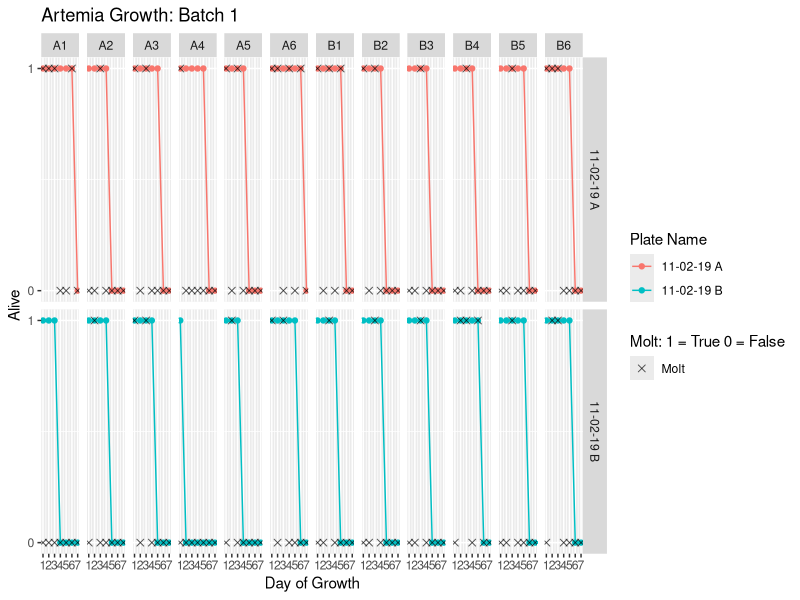
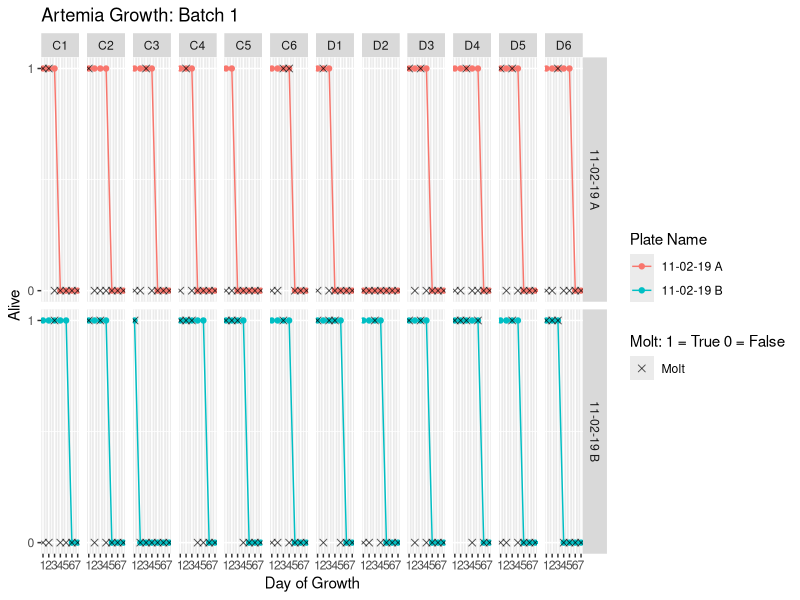
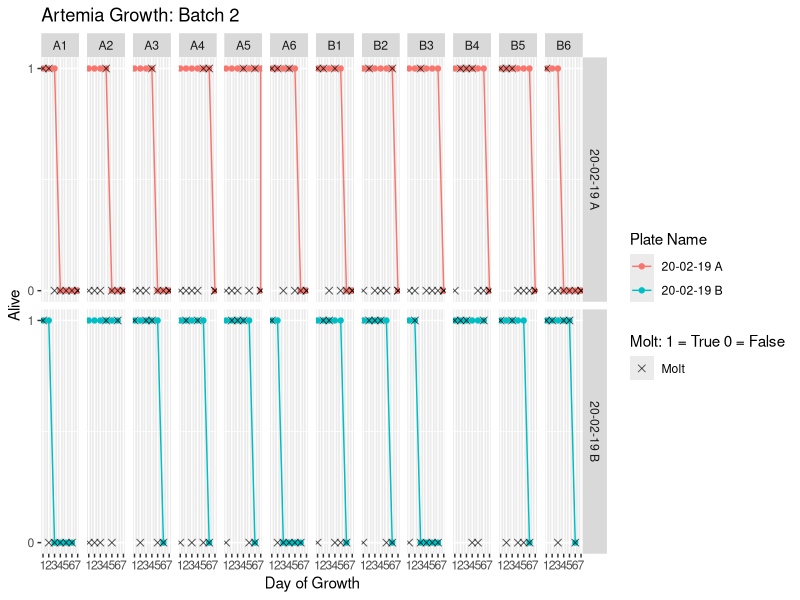
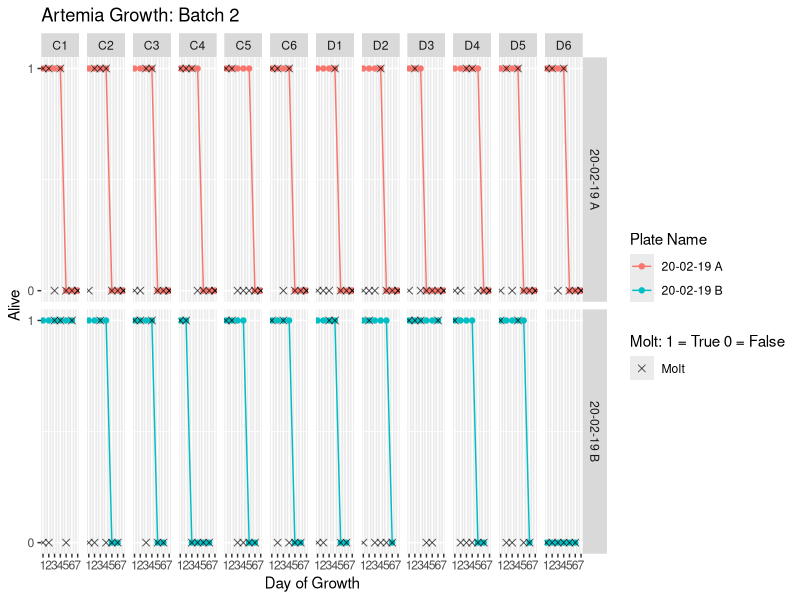
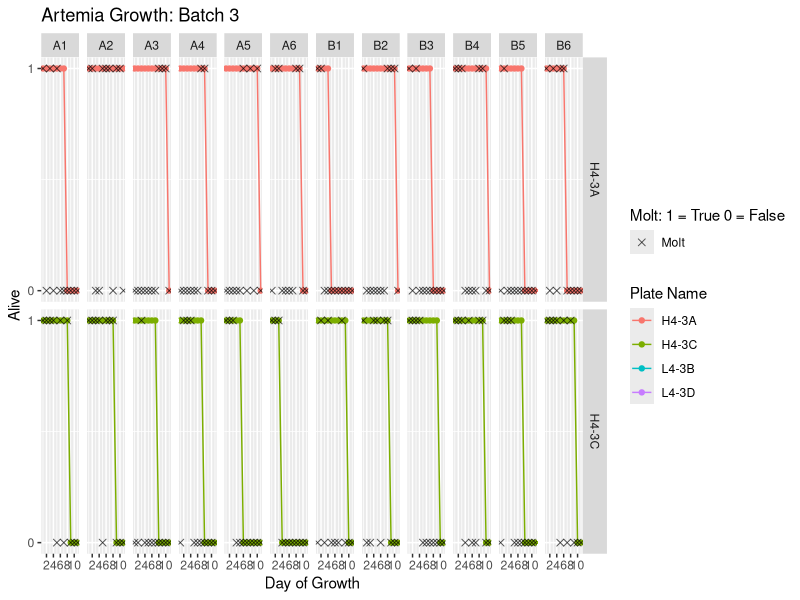
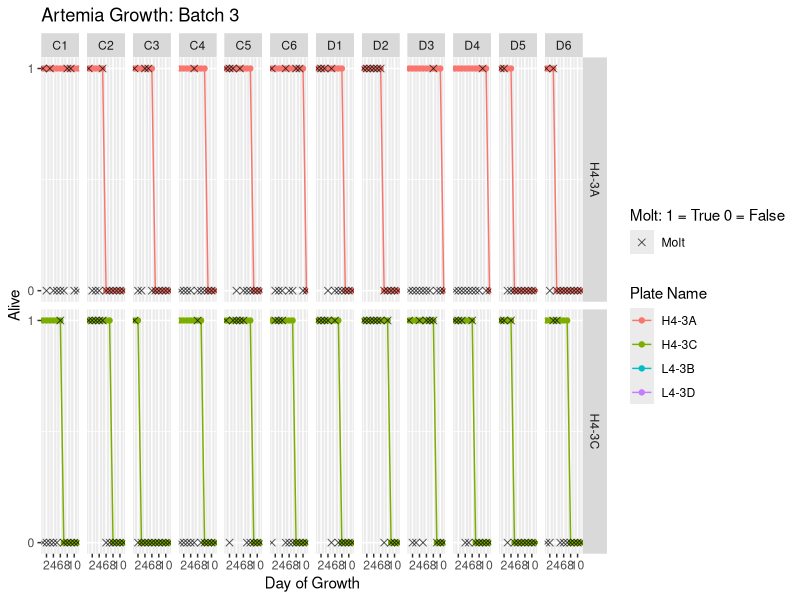
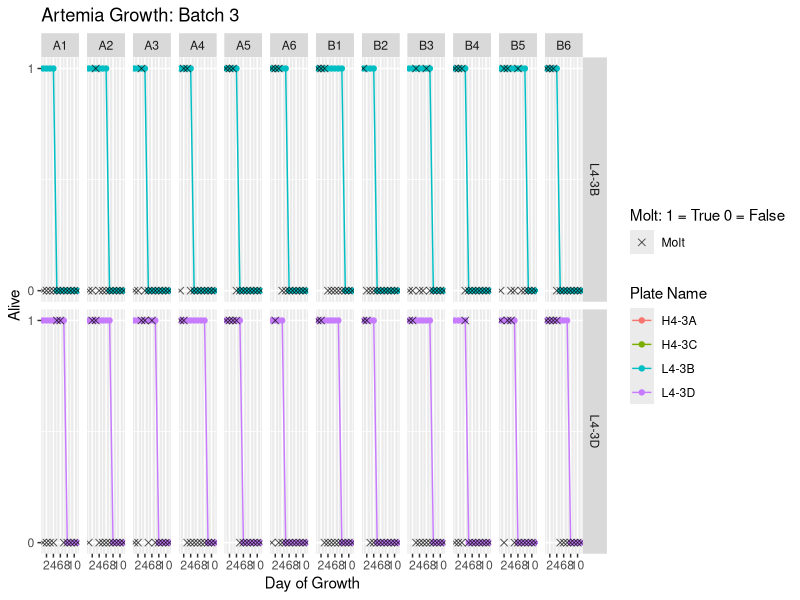
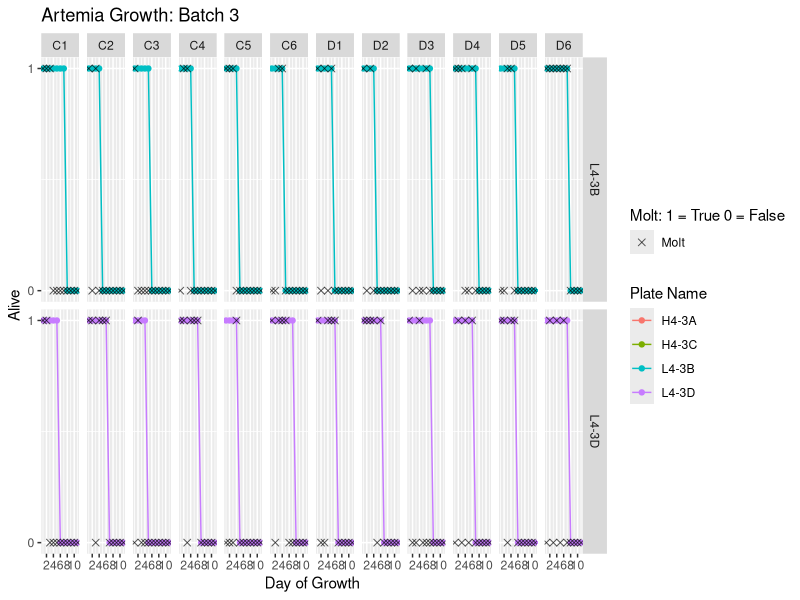

Reproduce these figures in R, in order.
# Importating Libraries
library(tidyverse)
library(ggforce)

df = read.csv("batch_1.csv")

## Make file for each set of runs, make graphs for those ##


p1 = df %>%
  ggplot(aes(x =Day)) + geom_point(aes(y = Alive, color = Plate)) +
  geom_line( aes(y = Alive, color = Plate)) + 
  facet_grid_paginate(Plate~Well, nrow = 2, ncol = 12) +  
  labs(title = "Artemia Growth: Batch 1", fill = "Molt: 1 = True 0 = False",
       color = "Plate Name", x = "Day of Growth") +
  geom_point(aes(y = Molted, fill = 'Molt'), shape = 4, size = 2, alpha = .65) +
  scale_y_continuous(breaks = c(0,1)) + scale_x_continuous(breaks = c(1,2,3,4,5,6,7))

p2 = df %>%
  ggplot(aes(x =Day)) + geom_point(aes(y = Alive, color = Plate)) +
  geom_line( aes(y = Alive, color = Plate)) + 
  facet_grid_paginate(Plate~Well, nrow = 2, ncol = 12, page = 2) +  
  labs(title = "Artemia Growth: Batch 1", fill = "Molt: 1 = True 0 = False",
       color = "Plate Name", x = "Day of Growth") +
  geom_point(aes(y = Molted, fill = 'Molt'), shape = 4, size = 2, alpha = .65) +
  scale_y_continuous(breaks = c(0,1)) + scale_x_continuous(breaks = c(1,2,3,4,5,6,7))

ggsave("./batch1_plot.png", plot = p1, width = 10, height = 5, units = "in", dpi = 300)
ggsave("./batch1_plot2.png", plot = p2, width = 10, height = 5, units = "in", dpi = 300)

df2 = read.csv("batch_2.csv")

p1 = df2 %>%
  ggplot(aes(x =Day)) + geom_point(aes(y = Alive, color = Plate)) +
  geom_line( aes(y = Alive, color = Plate)) + 
  facet_grid_paginate(Plate~Well, nrow = 2, ncol = 12) +  
  labs(title = "Artemia Growth: Batch 2", fill = "Molt: 1 = True 0 = False",
       color = "Plate Name", x = "Day of Growth") +
  geom_point(aes(y = Molted, fill = 'Molt'), shape = 4, size = 2, alpha = .65) +
  scale_y_continuous(breaks = c(0,1)) + scale_x_continuous(breaks = c(1,2,3,4,5,6,7))

p2 = df2 %>%
  ggplot(aes(x =Day)) + geom_point(aes(y = Alive, color = Plate)) +
  geom_line( aes(y = Alive, color = Plate)) + 
  facet_grid_paginate(Plate~Well, nrow = 2, ncol = 12, page = 2) +  
  labs(title = "Artemia Growth: Batch 2", fill = "Molt: 1 = True 0 = False",
       color = "Plate Name", x = "Day of Growth") +
  geom_point(aes(y = Molted, fill = 'Molt'), shape = 4, size = 2, alpha = .65) +
  scale_y_continuous(breaks = c(0,1)) + scale_x_continuous(breaks = c(1,2,3,4,5,6,7))

ggsave("./batch2_plot.png", plot = p1, width = 10, height = 5, units = "in", dpi = 300)
ggsave("./batch2_plot2.png", plot = p2, width = 10, height = 5, units = "in", dpi = 300)

df3 = read.csv("batch_3.csv")

p1 = df3 %>%
  ggplot(aes(x =Day)) + geom_point(aes(y = Alive, color = Plate)) +
  geom_line( aes(y = Alive, color = Plate)) + 
  facet_grid_paginate(Plate~Well, nrow = 2, ncol = 12) +  
  labs(title = "Artemia Growth: Batch 3", fill = "Molt: 1 = True 0 = False",
       color = "Plate Name", x = "Day of Growth") +
  geom_point(aes(y = Molted, fill = 'Molt'), shape = 4, size = 2, alpha = .65) +
  scale_y_continuous(breaks = c(0,1)) + scale_x_continuous(breaks = c(2,4,6,8,10))

p2 = df3 %>%
  ggplot(aes(x =Day)) + geom_point(aes(y = Alive, color = Plate)) +
  geom_line( aes(y = Alive, color = Plate)) + 
  facet_grid_paginate(Plate~Well, nrow = 2, ncol = 12, page = 2) +  
  labs(title = "Artemia Growth: Batch 3", fill = "Molt: 1 = True 0 = False",
       color = "Plate Name", x = "Day of Growth") +
  geom_point(aes(y = Molted, fill = 'Molt'), shape = 4, size = 2, alpha = .65) +
  scale_y_continuous(breaks = c(0,1)) + scale_x_continuous(breaks = c(2,4,6,8,10))

p3 = df3 %>%
  ggplot(aes(x =Day)) + geom_point(aes(y = Alive, color = Plate)) +
  geom_line( aes(y = Alive, color = Plate)) + 
  facet_grid_paginate(Plate~Well, nrow = 2, ncol = 12, page = 3) +  
  labs(title = "Artemia Growth: Batch 3", fill = "Molt: 1 = True 0 = False",
       color = "Plate Name", x = "Day of Growth") +
  geom_point(aes(y = Molted, fill = 'Molt'), shape = 4, size = 2, alpha = .65) +
  scale_y_continuous(breaks = c(0,1)) + scale_x_continuous(breaks = c(2,4,6,8,10))

p4 = df3 %>%
  ggplot(aes(x =Day)) + geom_point(aes(y = Alive, color = Plate)) +
  geom_line( aes(y = Alive, color = Plate)) + 
  facet_grid_paginate(Plate~Well, nrow = 2, ncol = 12, page = 4) +  
  labs(title = "Artemia Growth: Batch 3", fill = "Molt: 1 = True 0 = False",
       color = "Plate Name", x = "Day of Growth") +
  geom_point(aes(y = Molted, fill = 'Molt'), shape = 4, size = 2, alpha = .65) +
  scale_y_continuous(breaks = c(0,1)) + scale_x_continuous(breaks = c(2,4,6,8,10))

ggsave("./batch3_plot.png", plot = p1, width = 10, height = 5, units = "in", dpi = 300)
ggsave("./batch3_plot2.png", plot = p2, width = 10, height = 5, units = "in", dpi = 300)
ggsave("./batch3_plot3.png", plot = p3, width = 10, height = 5, units = "in", dpi = 300)
ggsave("./batch3_plot4.png", plot = p4, width = 10, height = 5, units = "in", dpi = 300)


df4 = read.csv("batch_4.csv")

p1 = df4 %>%
  ggplot(aes(x =Day)) + geom_point(aes(y = Alive, color = Plate)) +
  geom_line( aes(y = Alive, color = Plate)) + 
  facet_grid_paginate(Plate~Well, nrow = 2, ncol = 12) +  
  labs(title = "Artemia Growth: Batch 4", fill = "Molt: 1 = True 0 = False",
       color = "Plate Name", x = "Day of Growth") +
  geom_point(aes(y = Molted, fill = 'Molt'), shape = 4, size = 2, alpha = .65) +
  scale_y_continuous(breaks = c(0,1)) + scale_x_continuous(breaks = c(4,8,12))

p2 = df4 %>%
  ggplot(aes(x =Day)) + geom_point(aes(y = Alive, color = Plate)) +
  geom_line( aes(y = Alive, color = Plate)) + 
  facet_grid_paginate(Plate~Well, nrow = 2, ncol = 12, page = 2) +  
  labs(title = "Artemia Growth: Batch 4", fill = "Molt: 1 = True 0 = False",
       color = "Plate Name", x = "Day of Growth") +
  geom_point(aes(y = Molted, fill = 'Molt'), shape = 4, size = 2, alpha = .65) +
  scale_y_continuous(breaks = c(0,1)) + scale_x_continuous(breaks = c(4,8,12))

p3 = df4 %>%
  ggplot(aes(x =Day)) + geom_point(aes(y = Alive, color = Plate)) +
  geom_line( aes(y = Alive, color = Plate)) + 
  facet_grid_paginate(Plate~Well, nrow = 2, ncol = 12, page = 3) +  
  labs(title = "Artemia Growth: Batch 4", fill = "Molt: 1 = True 0 = False",
       color = "Plate Name", x = "Day of Growth") +
  geom_point(aes(y = Molted, fill = 'Molt'), shape = 4, size = 2, alpha = .65) +
  scale_y_continuous(breaks = c(0,1)) + scale_x_continuous(breaks = c(4,8,12))

p4 = df4 %>%
  ggplot(aes(x =Day)) + geom_point(aes(y = Alive, color = Plate)) +
  geom_line( aes(y = Alive, color = Plate)) + 
  facet_grid_paginate(Plate~Well, nrow = 2, ncol = 12, page = 4) +  
  labs(title = "Artemia Growth: Batch 4", fill = "Molt: 1 = True 0 = False",
       color = "Plate Name", x = "Day of Growth") +
  geom_point(aes(y = Molted, fill = 'Molt'), shape = 4, size = 2, alpha = .65) +
  scale_y_continuous(breaks = c(0,1)) + scale_x_continuous(breaks = c(4,8,12))

ggsave("./batch4_plot.png", plot = p1, width = 10, height = 5, units = "in", dpi = 300)
ggsave("./batch4_plot2.png", plot = p2, width = 10, height = 5, units = "in", dpi = 300)
ggsave("./batch4_plot3.png", plot = p3, width = 10, height = 5, units = "in", dpi = 300)
ggsave("./batch4_plot4.png", plot = p4, width = 10, height = 5, units = "in", dpi = 300)

df5 = read.csv("batch_5.csv")

p1 = df5 %>%
  ggplot(aes(x =Day)) + geom_point(aes(y = Alive, color = Plate)) +
  geom_line( aes(y = Alive, color = Plate)) + 
  facet_grid_paginate(Plate~Well, nrow = 2, ncol = 12) +  
  labs(title = "Artemia Growth: Batch 5", fill = "Molt: 1 = True 0 = False",
       color = "Plate Name", x = "Day of Growth") +
  geom_point(aes(y = Molted, fill = 'Molt'), shape = 4, size = 2, alpha = .65) +
  scale_y_continuous(breaks = c(0,1)) + scale_x_continuous(breaks = c(4,8,12))

p2 = df5 %>%
  ggplot(aes(x =Day)) + geom_point(aes(y = Alive, color = Plate)) +
  geom_line( aes(y = Alive, color = Plate)) + 
  facet_grid_paginate(Plate~Well, nrow = 2, ncol = 12, page = 2) +  
  labs(title = "Artemia Growth: Batch 5", fill = "Molt: 1 = True 0 = False",
       color = "Plate Name", x = "Day of Growth") +
  geom_point(aes(y = Molted, fill = 'Molt'), shape = 4, size = 2, alpha = .65) +
  scale_y_continuous(breaks = c(0,1)) + scale_x_continuous(breaks = c(4,8,12))

ggsave("./batch5_plot.png", plot = p1, width = 10, height = 5, units = "in", dpi = 300)
ggsave("./batch5_plot2.png", plot = p2, width = 10, height = 5, units = "in", dpi = 300)

df6 = read.csv("batch_6.csv")

p1 = df6 %>%
  ggplot(aes(x =Day)) + geom_point(aes(y = Alive, color = Plate)) +
  geom_line( aes(y = Alive, color = Plate)) + 
  facet_grid_paginate(Plate~Well, nrow = 2, ncol = 12) +  
  labs(title = "Artemia Growth: Batch 6", fill = "Molt: 1 = True 0 = False",
       color = "Plate Name", x = "Day of Growth") +
  geom_point(aes(y = Molted, fill = 'Molt'), shape = 4, size = 2, alpha = .65) +
  scale_y_continuous(breaks = c(0,1)) + scale_x_continuous(breaks = c(4,8,12,16,20))

p2 = df6 %>%
  ggplot(aes(x =Day)) + geom_point(aes(y = Alive, color = Plate)) +
  geom_line( aes(y = Alive, color = Plate)) + 
  facet_grid_paginate(Plate~Well, nrow = 2, ncol = 12, page = 2) +  
  labs(title = "Artemia Growth: Batch 6", fill = "Molt: 1 = True 0 = False",
       color = "Plate Name", x = "Day of Growth") +
  geom_point(aes(y = Molted, fill = 'Molt'), shape = 4, size = 2, alpha = .65) +
  scale_y_continuous(breaks = c(0,1)) + scale_x_continuous(breaks = c(4,8,12,16,20))

ggsave("./batch6_plot.png", plot = p1, width = 10, height = 5, units = "in", dpi = 300)
ggsave("./batch6_plot2.png", plot = p2, width = 10, height = 5, units = "in", dpi = 300)


df = read.csv("batch_7.csv")

p1 = df %>%
  ggplot(aes(x =Day)) + geom_point(aes(y = Alive, color = Plate)) +
  geom_line( aes(y = Alive, color = Plate)) + 
  facet_grid_paginate(Plate~Well, nrow = 2, ncol = 6) +  
  labs(title = "Artemia Growth: Batch 7", fill = "Molt: 1 = True 0 = False",
       color = "Plate Name", x = "Day of Growth") +
  geom_point(aes(y = Molted, fill = 'Molt'), shape = 4, size = 2, alpha = .65) +
  scale_y_continuous(breaks = c(0,1)) + scale_x_continuous(breaks = c(4,8,12,16,20))

p2 = df %>%
  ggplot(aes(x =Day)) + geom_point(aes(y = Alive, color = Plate)) +
  geom_line( aes(y = Alive, color = Plate)) + 
  facet_grid_paginate(Plate~Well, nrow = 2, ncol = 6, page = 2) +  
  labs(title = "Artemia Growth: Batch 7", fill = "Molt: 1 = True 0 = False",
       color = "Plate Name", x = "Day of Growth") +
  geom_point(aes(y = Molted, fill = 'Molt'), shape = 4, size = 2, alpha = .65) +
  scale_y_continuous(breaks = c(0,1)) + scale_x_continuous(breaks = c(4,8,12,16,20))

ggsave("./batch7_plot.png", plot = p1, width = 10, height = 5, units = "in", dpi = 300)
ggsave("./batch7_plot2.png", plot = p2, width = 10, height = 5, units = "in", dpi = 300)

df = read.csv("batch_8_contaminated.csv")

p1 = df %>%
  ggplot(aes(x =Day)) + geom_point(aes(y = Alive, color = Plate)) +
  geom_line( aes(y = Alive, color = Plate)) + 
  facet_grid_paginate(Plate~Well, nrow = 2, ncol = 6) +  
  labs(title = "Artemia Growth: Batch 8 - Contaminated", fill = "Molt: 1 = True 0 = False",
       color = "Plate Name", x = "Day of Growth") +
  geom_point(aes(y = Molted, fill = 'Molt'), shape = 4, size = 2, alpha = .65) +
  scale_y_continuous(breaks = c(0,1)) + scale_x_continuous(breaks = c(4,8,12,16,20))

p2 = df %>%
  ggplot(aes(x =Day)) + geom_point(aes(y = Alive, color = Plate)) +
  geom_line( aes(y = Alive, color = Plate)) + 
  facet_grid_paginate(Plate~Well, nrow = 2, ncol = 6, page = 2) +  
  labs(title = "Artemia Growth: Batch 8- Contaminated", fill = "Molt: 1 = True 0 = False",
       color = "Plate Name", x = "Day of Growth") +
  geom_point(aes(y = Molted, fill = 'Molt'), shape = 4, size = 2, alpha = .65) +
  scale_y_continuous(breaks = c(0,1)) + scale_x_continuous(breaks = c(4,8,12,16,20))

ggsave("./batch8_con_plot.png", plot = p1, width = 10, height = 5, units = "in", dpi = 300)
ggsave("./batch8_con_plot2.png", plot = p2, width = 10, height = 5, units = "in", dpi = 300)

df = read.csv("batch_9.csv")

p1 = df %>%
  ggplot(aes(x =Day)) + geom_point(aes(y = Alive, color = Plate)) +
  geom_line( aes(y = Alive, color = Plate)) + 
  facet_grid_paginate(Plate~Well, nrow = 2, ncol = 6) +  
  labs(title = "Artemia Growth: Batch 9 Pt 1", fill = "Molt: 1 = True 0 = False",
       color = "PlateName", x = "Day of Growth") +
  geom_point(aes(y = Molted, fill = 'Molt'), shape = 4, size = 2, alpha = .65) +
  scale_y_continuous(breaks = c(0,1)) + scale_x_continuous(breaks = c(4,8,12,16,20,24,28))

p2 = df %>%
  ggplot(aes(x =Day)) + geom_point(aes(y = Alive, color = Plate)) +
  geom_line( aes(y = Alive, color = Plate)) + 
  facet_grid_paginate(Plate~Well, nrow = 2, ncol = 6, page = 2) +  
  labs(title = "Artemia Growth: Batch 9 Pt 2", fill = "Molt: 1 = True 0 = False",
       color = "Plate Name", x = "Day of Growth") +
  geom_point(aes(y = Molted, fill = 'Molt'), shape = 4, size = 2, alpha = .65) +
  scale_y_continuous(breaks = c(0,1)) + scale_x_continuous(breaks = c(4,8,12,16,20,24,28))

p3 = df %>%
  ggplot(aes(x =Day)) + geom_point(aes(y = Alive, color = Plate)) +
  geom_line( aes(y = Alive, color = Plate)) + 
  facet_grid_paginate(Plate~Well, nrow = 2, ncol = 6, page = 3) +  
  labs(title = "Artemia Growth: Batch 9 Pt 3", fill = "Molt: 1 = True 0 = False",
       color = "Plate Name", x = "Day of Growth") +
  geom_point(aes(y = Molted, fill = 'Molt'), shape = 4, size = 2, alpha = .65) +
  scale_y_continuous(breaks = c(0,1)) + scale_x_continuous(breaks = c(4,8,12,16,20,24,28))

p4 = df %>%
  ggplot(aes(x =Day)) + geom_point(aes(y = Alive, color = Plate)) +
  geom_line( aes(y = Alive, color = Plate)) + 
  facet_grid_paginate(Plate~Well, nrow = 2, ncol = 6, page = 4) +  
  labs(title = "Artemia Growth: Batch 9 Pt 4", fill = "Molt: 1 = True 0 = False",
       color = "Plate Name", x = "Day of Growth") +
  geom_point(aes(y = Molted, fill = 'Molt'), shape = 4, size = 2, alpha = .65) +
  scale_y_continuous(breaks = c(0,1)) + scale_x_continuous(breaks = c(4,8,12,16,20,24,28))

ggsave("./batch9_pt1.png", plot = p1, width = 10, height = 5, units = "in", dpi = 300)
ggsave("./batch9_pt2.png", plot = p2, width = 10, height = 5, units = "in", dpi = 300)
ggsave("./batch9_pt3.png", plot = p1, width = 10, height = 5, units = "in", dpi = 300)
ggsave("./batch9_pt4.png", plot = p2, width = 10, height = 5, units = "in", dpi = 300)

df = read.csv("batch_10.csv")

p1 = df %>%
  ggplot(aes(x =Day)) + geom_point(aes(y = Alive, color = Plate)) +
  geom_line( aes(y = Alive, color = Plate)) + 
  facet_grid_paginate(Plate~Well, nrow = 2, ncol = 6) +  
  labs(title = "Artemia Growth: Batch 10 Pt 1", fill = "Molt: 1 = True 0 = False",
       color = "PlateName", x = "Day of Growth") +
  geom_point(aes(y = Molted, fill = 'Molt'), shape = 4, size = 2, alpha = .65) +
  scale_y_continuous(breaks = c(0,1)) + scale_x_continuous(breaks = c(4,8,12,16,20,24,28))

p2 = df %>%
  ggplot(aes(x =Day)) + geom_point(aes(y = Alive, color = Plate)) +
  geom_line( aes(y = Alive, color = Plate)) + 
  facet_grid_paginate(Plate~Well, nrow = 2, ncol = 6, page = 2) +  
  labs(title = "Artemia Growth: Batch 10 Pt 2", fill = "Molt: 1 = True 0 = False",
       color = "Plate Name", x = "Day of Growth") +
  geom_point(aes(y = Molted, fill = 'Molt'), shape = 4, size = 2, alpha = .65) +
  scale_y_continuous(breaks = c(0,1)) + scale_x_continuous(breaks = c(4,8,12,16,20,24,28))

p3 = df %>%
  ggplot(aes(x =Day)) + geom_point(aes(y = Alive, color = Plate)) +
  geom_line( aes(y = Alive, color = Plate)) + 
  facet_grid_paginate(Plate~Well, nrow = 2, ncol = 6, page = 3) +  
  labs(title = "Artemia Growth: Batch 10 Pt 3", fill = "Molt: 1 = True 0 = False",
       color = "Plate Name", x = "Day of Growth") +
  geom_point(aes(y = Molted, fill = 'Molt'), shape = 4, size = 2, alpha = .65) +
  scale_y_continuous(breaks = c(0,1)) + scale_x_continuous(breaks = c(4,8,12,16,20,24,28))

p4 = df %>%
  ggplot(aes(x =Day)) + geom_point(aes(y = Alive, color = Plate)) +
  geom_line( aes(y = Alive, color = Plate)) + 
  facet_grid_paginate(Plate~Well, nrow = 2, ncol = 6, page = 4) +  
  labs(title = "Artemia Growth: Batch 10 Pt 4", fill = "Molt: 1 = True 0 = False",
       color = "Plate Name", x = "Day of Growth") +
  geom_point(aes(y = Molted, fill = 'Molt'), shape = 4, size = 2, alpha = .65) +
  scale_y_continuous(breaks = c(0,1)) + scale_x_continuous(breaks = c(4,8,12,16,20,24,28))

ggsave("./batch10_pt1.png", plot = p1, width = 10, height = 5, units = "in", dpi = 300)
ggsave("./batch10_pt2.png", plot = p2, width = 10, height = 5, units = "in", dpi = 300)
ggsave("./batch10_pt3.png", plot = p1, width = 10, height = 5, units = "in", dpi = 300)
ggsave("./batch10_pt4.png", plot = p2, width = 10, height = 5, units = "in", dpi = 300)

df = read.csv("batch_11.csv")


p1 = df %>%
  ggplot(aes(x =Day)) + geom_point(aes(y = Alive, color = Plate)) +
  geom_line( aes(y = Alive, color = Plate)) + 
  facet_grid_paginate(Plate~Well, nrow = 2, ncol = 6) +  
  labs(title = "Artemia Growth: Batch 11 Pt 1", fill = "Molt: 1 = True 0 = False",
       color = "PlateName", x = "Day of Growth") +
  geom_point(aes(y = Molted, fill = 'Molt'), shape = 4, size = 2, alpha = .65) +
  scale_y_continuous(breaks = c(0,1)) + scale_x_continuous(breaks = c(4,8,12,16,20,24,28))

p2 = df %>%
  ggplot(aes(x =Day)) + geom_point(aes(y = Alive, color = Plate)) +
  geom_line( aes(y = Alive, color = Plate)) + 
  facet_grid_paginate(Plate~Well, nrow = 2, ncol = 6, page = 2) +  
  labs(title = "Artemia Growth: Batch 11 Pt 2", fill = "Molt: 1 = True 0 = False",
       color = "Plate Name", x = "Day of Growth") +
  geom_point(aes(y = Molted, fill = 'Molt'), shape = 4, size = 2, alpha = .65) +
  scale_y_continuous(breaks = c(0,1)) + scale_x_continuous(breaks = c(4,8,12,16,20,24,28))

p3 = df %>%
  ggplot(aes(x =Day)) + geom_point(aes(y = Alive, color = Plate)) +
  geom_line( aes(y = Alive, color = Plate)) + 
  facet_grid_paginate(Plate~Well, nrow = 2, ncol = 6, page = 3) +  
  labs(title = "Artemia Growth: Batch 11 Pt 3", fill = "Molt: 1 = True 0 = False",
       color = "Plate Name", x = "Day of Growth") +
  geom_point(aes(y = Molted, fill = 'Molt'), shape = 4, size = 2, alpha = .65) +
  scale_y_continuous(breaks = c(0,1)) + scale_x_continuous(breaks = c(4,8,12,16,20,24,28))

p4 = df %>%
  ggplot(aes(x =Day)) + geom_point(aes(y = Alive, color = Plate)) +
  geom_line( aes(y = Alive, color = Plate)) + 
  facet_grid_paginate(Plate~Well, nrow = 2, ncol = 6, page = 4) +  
  labs(title = "Artemia Growth: Batch 11 Pt 4", fill = "Molt: 1 = True 0 = False",
       color = "Plate Name", x = "Day of Growth") +
  geom_point(aes(y = Molted, fill = 'Molt'), shape = 4, size = 2, alpha = .65) +
  scale_y_continuous(breaks = c(0,1)) + scale_x_continuous(breaks = c(4,8,12,16,20,24,28))

ggsave("./batch11_pt1.png", plot = p1, width = 10, height = 5, units = "in", dpi = 300)
ggsave("./batch11_pt2.png", plot = p2, width = 10, height = 5, units = "in", dpi = 300)
ggsave("./batch11_pt3.png", plot = p1, width = 10, height = 5, units = "in", dpi = 300)
ggsave("./batch11_pt4.png", plot = p2, width = 10, height = 5, units = "in", dpi = 300)
